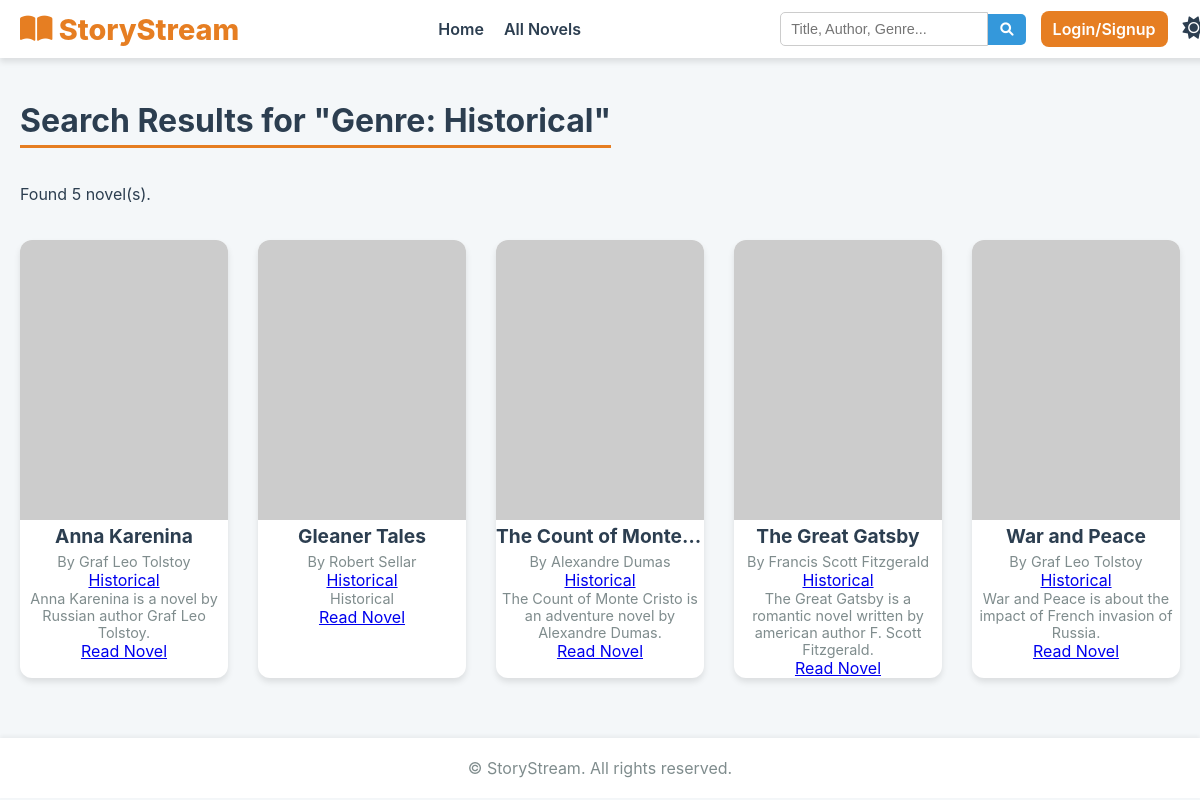
Screenshot of /genre/Historical with the database file from the repository.
### app.py (models this page shows)
class Book(db.Model):
    id = db.Column(db.Integer, primary_key=True)
    title = db.Column(db.String(250), nullable=False)
    author = db.Column(db.String(150), nullable=False)
    genre = db.Column(db.String(50))
    description = db.Column(db.Text)
    content = db.Column(db.Text, nullable=False) # The actual text of the novel
    cover_url = db.Column(db.String(300))
    timestamp = db.Column(db.Float, default=time.time)
    user_id = db.Column(db.Integer, db.ForeignKey('user.id'), nullable=False)
    def to_dict(self):
        return {
            'id': self.id,
            'title': self.title,
            'author': self.author,
            'genre': self.genre,
            'description': self.description,
            'content': self.content,
            'cover_url': self.cover_url,
            'timestamp': self.timestamp,
            'uploaded_by': self.user_id,
            'uploader_name': self.uploader.username if self.uploader else 'System'
        }

### app.py (the view)
@app.route('/genre/<string:genre_name>')
def genre_view(genre_name):
    books_in_genre = Book.query.filter(Book.genre.ilike(f'%{genre_name}%')).order_by(Book.title).all()
    books_data = [book.to_dict() for book in books_in_genre]
    return render_template('all.html', books=books_data, query=f"Genre: {genre_name}")

### app.py (called while the page is built)
@app.before_request
def before_request():
    g.now = time.localtime()
    if current_user.is_authenticated:
        session['is_authenticated'] = True
        session['username'] = current_user.username
    else:
        session['is_authenticated'] = False
        session.pop('username', None)

### templates/all.html (shortened to what this page needs)
{% extends "base.html" %}
{% block content %}
<div class="container mx-auto p-4 md:p-8">
<div class="mb-8">
    {% if query %}
        <h1 class="text-3xl md:text-4xl font-extrabold text-gray-900 dark:text-gray-100 section-title">Search Results for "{{ query }}"</h1>
        <p class="text-lg text-gray-600 dark:text-gray-400 mt-2">Found {{ books|length }} novel(s).</p>
    {% else %}
        <h1 class="text-3xl md:text-4xl font-extrabold text-gray-900 dark:text-gray-100 section-title">All Novels</h1>
    {% endif %}
</div>
<div class="book-grid grid grid-cols-1 sm:grid-cols-2 lg:grid-cols-4 xl:grid-cols-5 gap-6">
    {% if books %}
        {% for book in books %}
            <div class="novel-card bg-white dark:bg-gray-800 rounded-xl shadow-xl overflow-hidden transform hover:scale-[1.02] transition duration-300 ease-in-out border border-gray-200 dark:border-gray-700 flex flex-col">
                <div class="aspect-w-3 aspect-h-4 w-full overflow-hidden flex items-center justify-center bg-gray-100 dark:bg-gray-700">
                    <img src="{{ book.cover_url }}"
                         alt="Cover of {{ book.title }}"
                         class="object-cover w-full h-full"
                         onerror="this.onerror=null;this.src='https://placehold.co/250x333/8d99ae/ffffff?text=No+Cover+Available'">
                </div>
                <div class="p-4 flex flex-col flex-grow">
                    <div class="flex-grow">
                        <h3 class="text-xl font-bold text-gray-900 dark:text-gray-100 truncate mb-1" title="{{ book.title }}">{{ book.title }}</h3>
                        <p class="text-sm text-gray-600 dark:text-gray-400">By <span class="font-medium">{{ book.author }}</span></p>
                        <a href="{{ url_for('genre_view', genre_name=book.genre) }}" class="text-xs font-semibold inline-block py-1 px-3 mt-2 rounded-full text-blue-800 bg-blue-100 dark:text-blue-200 dark:bg-blue-900 hover:bg-blue-200 dark:hover:bg-blue-800 transition duration-150">
                            {{ book.genre }}
                        </a>
                        <p class="mt-3 text-sm text-gray-700 dark:text-gray-300 line-clamp-3">
                            {{ book.description[:100] }}{% if book.description|length > 100 %}...{% endif %}
                        </p>
                    </div>
                    <div class="mt-4 pt-4 border-t border-gray-100 dark:border-gray-700">
                        <a href="{{ url_for('reader', book_id=book.id) }}"
                           class="w-full text-center inline-block py-2 px-4 bg-indigo-600 text-white font-semibold rounded-lg shadow-md hover:bg-indigo-700 focus:outline-none focus:ring-2 focus:ring-indigo-500 focus:ring-offset-2 transition duration-200 dark:focus:ring-offset-gray-800">
                            Read Novel
                        </a>
                    </div>
                </div>
            </div>
        {% endfor %}
    {% endif %}
</div>
</div>
{% endblock %}

### static/style.css (style rules this page uses)
:root { --bg-light: #f4f7f9; --bg-card-light: #ffffff; --text-light: #2c3e50; --primary-color: #e67e22; --accent-color: #3498db; --shadow: 0 4px 6px rgba(0, 0, 0, 0.1); --bg-dark: #2c3e50; --bg-card-dark: #34495e; --text-dark: #ecf0f1; --reader-bg-light: #fefcfb; --reader-text-light: #1f1f1f; }
body { font-family: 'Inter', sans-serif; background-color: var(--bg-light); color: var(--text-light); transition: background-color 0.3s, color 0.3s; margin: 0; padding-top: 60px; }
.section-title { font-size: 2rem; font-weight: 700; margin-bottom: 20px; border-bottom: 3px solid var(--primary-color); padding-bottom: 5px; display: inline-block; }
.book-grid { display: grid; grid-template-columns: repeat(auto-fit, minmax(200px, 1fr)); gap: 30px; padding: 20px 0; }
.novel-card { background-color: var(--bg-card-light); border-radius: 12px; overflow: hidden; box-shadow: var(--shadow); transition: transform 0.3s, box-shadow 0.3s; text-align: center; display: flex; flex-direction: column; text-decoration: none; color: inherit; }
.novel-card img { width: 100%; height: 280px; object-fit: cover; }
.novel-card h3 { font-size: 1.2rem; font-weight: 700; color: var(--text-light); margin-top: 0; margin-bottom: 5px; overflow: hidden; text-overflow: ellipsis; white-space: nowrap; }
.novel-card p { font-size: 0.9rem; color: #7f8c8d; margin: 0; }

### rows the page displays
Book: title "Anna Karenina", author "Graf Leo Tolstoy", genre "Historical", description "Anna Karenina is a novel by Russian author Graf Leo Tolstoy."
Book: title "Gleaner Tales", author "Robert Sellar", genre "Historical", description "Historical"
Book: title "The Count of Monte…", author "Alexandre Dumas", genre "Historical", description "The Count of Monte Cristo is an adventure novel by Alexandre Dumas."
Book: title "The Great Gatsby", author "Francis Scott Fitzgerald", genre "Historical", description "The Great Gatsby is a romantic novel written by american author F. Scott Fitzgerald."
Book: title "War and Peace", author "Graf Leo Tolstoy", genre "Historical", description "War and Peace is about the impact of French invasion of Russia."

### other values shown
{{ query }} "Genre: Historical"
{{ books|length }} "5"
